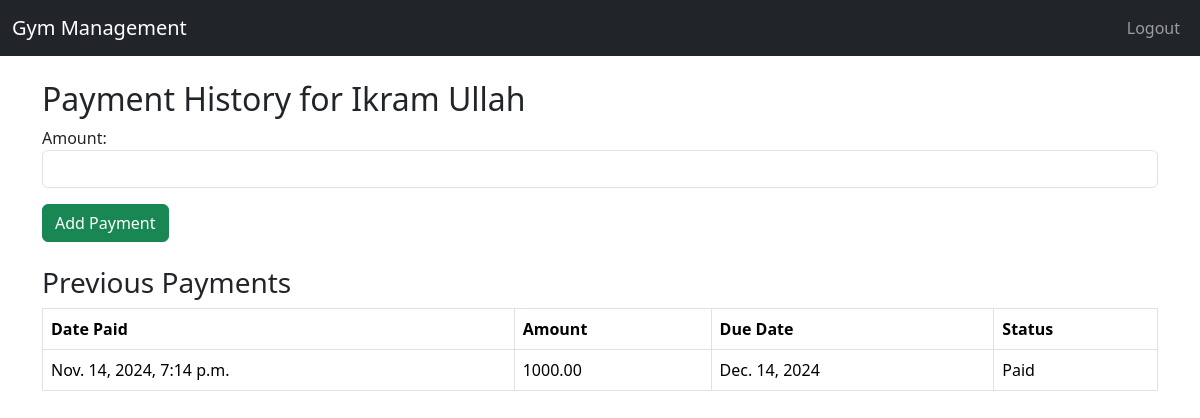
The page /payment/1/ (signed in) on the database as committed earlier.
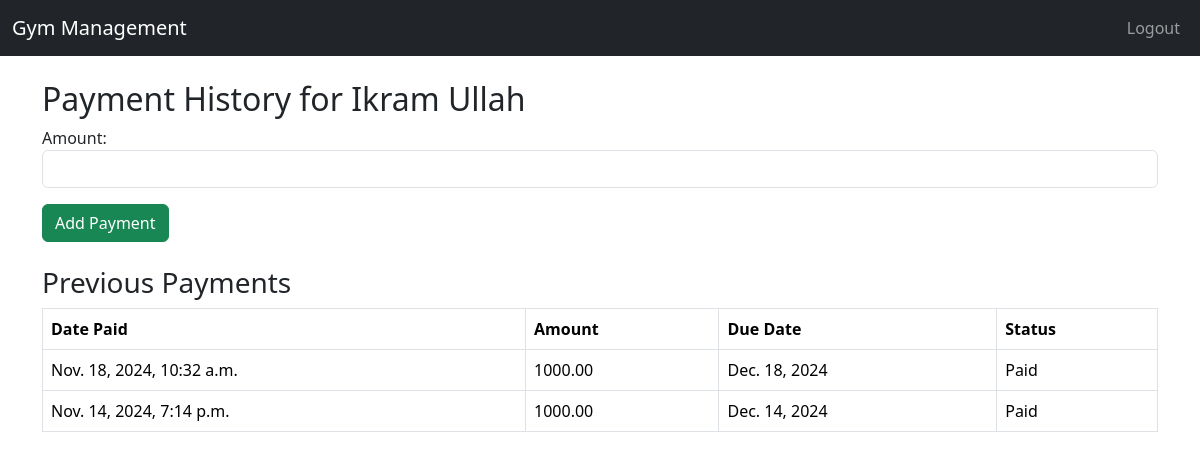
The same page on the database as committed later.
### members/models.py (models this page shows, shortened)
class Member(models.Model):
    GENDER_CHOICES = [('M', 'Male'), ('F', 'Female'), ('O', 'Other')]
    name = models.CharField(max_length=100)
    birthdate = models.DateField()
    gender = models.CharField(max_length=1, choices=GENDER_CHOICES)
    contact_number = models.CharField(max_length=15,unique=True)
    address = models.TextField()
    profile_photo = models.ImageField(upload_to='profile_photos/', blank=True, null=True)
    join_date = models.DateField(auto_now_add=True)

class Payment(models.Model):
    member = models.ForeignKey(Member, on_delete=models.CASCADE,related_name='payment')
    amount = models.DecimalField(max_digits=10, decimal_places=2)
    date_paid = models.DateTimeField(auto_now_add=True)  # Automatically set current datetime
    due_date = models.DateField(blank=True, null=True)
    status = models.CharField(max_length=10, choices=[('Paid', 'Paid'), ('Unpaid', 'Unpaid')], default='Paid')

### members/views.py (the view)
# urls.py: path('payment/<int:id>/', views.payment_history, name='payment_history'),
@login_required
@user_passes_test(is_admin)
def payment_history(request, id):
    member = get_object_or_404(Member, id=id)
    payments = Payment.objects.filter(member=member).order_by('-date_paid')
    if request.method == 'POST':
        form = PaymentForm(request.POST)
        if form.is_valid():
            payment = form.save(commit=False)
            payment.member = member
            payment.save()
            return redirect('payment_history', id=member.id)
    else:
        form = PaymentForm(initial={'member': member})
    return render(request, 'payment_history.html', {'member': member, 'payments': payments, 'form': form})

### members/forms.py
class PaymentForm(forms.ModelForm):
    class Meta:
        model = Payment
        fields = ['amount']
        widgets = {
            'amount': forms.NumberInput(attrs={'class': 'form-control'}),
        }

### members/views.py (called while the page is built)
def is_admin(user):
    return user.is_staff

### templates/payment_history.html (shortened to what this page needs)
{% extends 'base.html' %}
{% block content %}
<h2>Payment History for {{ member.name }}</h2>
<form method="post">
    {{ form.as_p }}
    <button type="submit" class="btn btn-success">Add Payment</button>
</form>
<h3 class="mt-4">Previous Payments</h3>
<table class="table table-bordered">
    <thead>
        <tr>
            <th>Date Paid</th>
            <th>Amount</th>
            <th>Due Date</th>
            <th>Status</th>
        </tr>
    </thead>
    <tbody>
        {% for payment in payments %}
        <tr>
            <td>{{ payment.date_paid }}</td>
            <td>{{ payment.amount }}</td>
            <td>{{ payment.due_date }}</td>
            <td>{{ payment.status }}</td>
        </tr>
        {% endfor %}
    </tbody>
</table>
{% endblock %}

### templates/base.html (shortened to what this page needs)
{% load static %}
<!DOCTYPE html>
<html lang="en">
<head>
    <link href="https://cdn.jsdelivr.net/npm/bootstrap@5.3.3/dist/css/bootstrap.min.css" rel="stylesheet">
</head>
<body>
    <nav class="navbar navbar-expand-lg navbar-dark bg-dark">
        <div class="container-fluid">
            <a class="navbar-brand" href="{% url 'member_list' %}">Gym Management</a>
            <div class="collapse navbar-collapse" id="navbarNav">
                <ul class="navbar-nav ms-auto">
                    {% if user.is_authenticated %}
                        <li class="nav-item">
                            <a class="nav-link" href="{% url 'logout' %}">Logout</a>
                        </li>
                    {% else %}
                        <li class="nav-item">
                            <a class="nav-link" href="{% url 'login' %}">Login</a>
                        </li>
                    {% endif %}
                </ul>
            </div>
        </div>
    </nav>
    <div class="container mt-4">
        {% block content %}{% endblock %}
    </div>
</body>
</html>

Rows that differ between the two databases and show on the page:
added Payment: date_paid "Nov. 18, 2024, 10:32 a.m.", amount "1000.00", due_date "Dec. 18, 2024", status "Paid"
